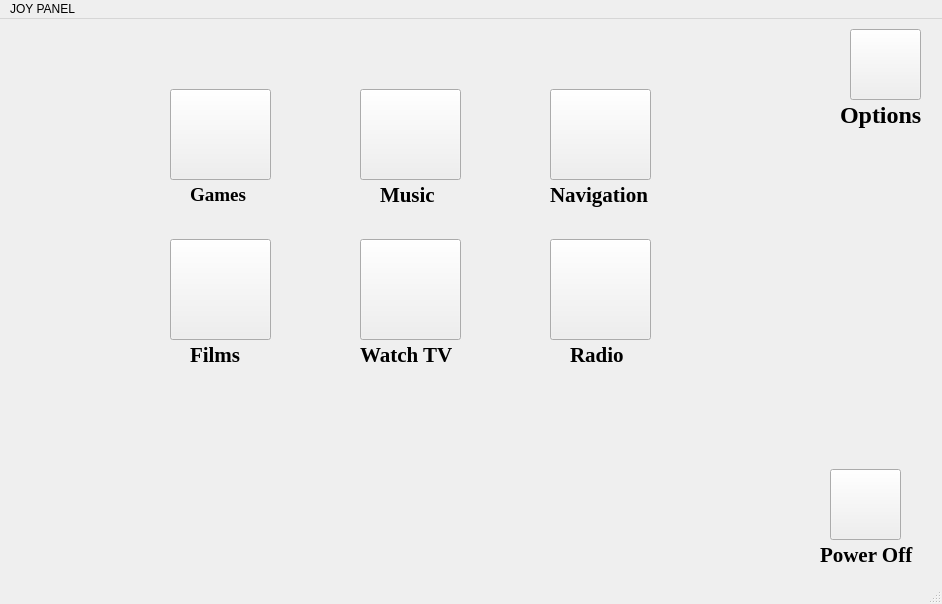
<?xml version="1.0" encoding="UTF-8"?>
<ui version="4.0">
 <class>MainWindow</class>
 <widget class="QMainWindow" name="MainWindow">
  <property name="geometry">
   <rect>
    <x>0</x>
    <y>0</y>
    <width>942</width>
    <height>604</height>
   </rect>
  </property>
  <property name="windowTitle">
   <string>MainWindow</string>
  </property>
  <widget class="QWidget" name="centralwidget">
   <widget class="QPushButton" name="optionsButton">
    <property name="geometry">
     <rect>
      <x>850</x>
      <y>10</y>
      <width>71</width>
      <height>71</height>
     </rect>
    </property>
    <property name="cursor">
     <cursorShape>PointingHandCursor</cursorShape>
    </property>
    <property name="focusPolicy">
     <enum>Qt::NoFocus</enum>
    </property>
    <property name="text">
     <string notr="true"/>
    </property>
    <property name="icon">
     <iconset>
      <selectedon>:/images/optionsGeneral.png</selectedon>
     </iconset>
    </property>
    <property name="iconSize">
     <size>
      <width>70</width>
      <height>70</height>
     </size>
    </property>
    <property name="autoDefault">
     <bool>false</bool>
    </property>
   </widget>
   <widget class="QLabel" name="optionsLabel">
    <property name="geometry">
     <rect>
      <x>840</x>
      <y>80</y>
      <width>91</width>
      <height>31</height>
     </rect>
    </property>
    <property name="font">
     <font>
      <family>Times New Roman</family>
      <pointsize>18</pointsize>
      <weight>75</weight>
      <bold>true</bold>
     </font>
    </property>
    <property name="text">
     <string>Options</string>
    </property>
   </widget>
   <widget class="QPushButton" name="navigationButton">
    <property name="geometry">
     <rect>
      <x>550</x>
      <y>70</y>
      <width>101</width>
      <height>91</height>
     </rect>
    </property>
    <property name="cursor">
     <cursorShape>PointingHandCursor</cursorShape>
    </property>
    <property name="text">
     <string/>
    </property>
    <property name="icon">
     <iconset>
      <selectedon>:/images/navigation.png</selectedon>
     </iconset>
    </property>
    <property name="iconSize">
     <size>
      <width>90</width>
      <height>90</height>
     </size>
    </property>
   </widget>
   <widget class="QPushButton" name="musicButton">
    <property name="geometry">
     <rect>
      <x>360</x>
      <y>70</y>
      <width>101</width>
      <height>91</height>
     </rect>
    </property>
    <property name="cursor">
     <cursorShape>PointingHandCursor</cursorShape>
    </property>
    <property name="text">
     <string/>
    </property>
    <property name="icon">
     <iconset>
      <selectedon>:/images/music.png</selectedon>
     </iconset>
    </property>
    <property name="iconSize">
     <size>
      <width>95</width>
      <height>95</height>
     </size>
    </property>
   </widget>
   <widget class="QPushButton" name="gamesButton">
    <property name="geometry">
     <rect>
      <x>170</x>
      <y>70</y>
      <width>101</width>
      <height>91</height>
     </rect>
    </property>
    <property name="cursor">
     <cursorShape>PointingHandCursor</cursorShape>
    </property>
    <property name="text">
     <string/>
    </property>
    <property name="icon">
     <iconset>
      <selectedon>:/images/games.png</selectedon>
     </iconset>
    </property>
    <property name="iconSize">
     <size>
      <width>90</width>
      <height>90</height>
     </size>
    </property>
   </widget>
   <widget class="QPushButton" name="filmsButton">
    <property name="geometry">
     <rect>
      <x>170</x>
      <y>220</y>
      <width>101</width>
      <height>101</height>
     </rect>
    </property>
    <property name="cursor">
     <cursorShape>PointingHandCursor</cursorShape>
    </property>
    <property name="text">
     <string/>
    </property>
    <property name="icon">
     <iconset>
      <selectedon>:/images/film.png</selectedon>
     </iconset>
    </property>
    <property name="iconSize">
     <size>
      <width>90</width>
      <height>90</height>
     </size>
    </property>
   </widget>
   <widget class="QPushButton" name="watchTvButton">
    <property name="geometry">
     <rect>
      <x>360</x>
      <y>220</y>
      <width>101</width>
      <height>101</height>
     </rect>
    </property>
    <property name="cursor">
     <cursorShape>PointingHandCursor</cursorShape>
    </property>
    <property name="text">
     <string/>
    </property>
    <property name="icon">
     <iconset>
      <selectedon>:/images/tv.png</selectedon>
     </iconset>
    </property>
    <property name="iconSize">
     <size>
      <width>90</width>
      <height>90</height>
     </size>
    </property>
   </widget>
   <widget class="QLabel" name="gamesLabel">
    <property name="geometry">
     <rect>
      <x>190</x>
      <y>160</y>
      <width>61</width>
      <height>31</height>
     </rect>
    </property>
    <property name="font">
     <font>
      <family>Times New Roman</family>
      <pointsize>14</pointsize>
      <weight>75</weight>
      <bold>true</bold>
     </font>
    </property>
    <property name="text">
     <string>Games</string>
    </property>
   </widget>
   <widget class="QLabel" name="musicLabel">
    <property name="geometry">
     <rect>
      <x>380</x>
      <y>160</y>
      <width>61</width>
      <height>31</height>
     </rect>
    </property>
    <property name="font">
     <font>
      <family>Times New Roman</family>
      <pointsize>16</pointsize>
      <weight>75</weight>
      <bold>true</bold>
     </font>
    </property>
    <property name="text">
     <string>Music</string>
    </property>
   </widget>
   <widget class="QPushButton" name="radioButton">
    <property name="geometry">
     <rect>
      <x>550</x>
      <y>220</y>
      <width>101</width>
      <height>101</height>
     </rect>
    </property>
    <property name="cursor">
     <cursorShape>PointingHandCursor</cursorShape>
    </property>
    <property name="text">
     <string/>
    </property>
    <property name="icon">
     <iconset>
      <selectedon>:/images/radio.png</selectedon>
     </iconset>
    </property>
    <property name="iconSize">
     <size>
      <width>90</width>
      <height>90</height>
     </size>
    </property>
   </widget>
   <widget class="QLabel" name="watchTvLabel">
    <property name="geometry">
     <rect>
      <x>360</x>
      <y>320</y>
      <width>101</width>
      <height>31</height>
     </rect>
    </property>
    <property name="font">
     <font>
      <family>Times New Roman</family>
      <pointsize>16</pointsize>
      <weight>75</weight>
      <bold>true</bold>
     </font>
    </property>
    <property name="text">
     <string>Watch TV</string>
    </property>
   </widget>
   <widget class="QLabel" name="filmsLabel">
    <property name="geometry">
     <rect>
      <x>190</x>
      <y>320</y>
      <width>61</width>
      <height>31</height>
     </rect>
    </property>
    <property name="font">
     <font>
      <family>Times New Roman</family>
      <pointsize>16</pointsize>
      <weight>75</weight>
      <bold>true</bold>
     </font>
    </property>
    <property name="text">
     <string>Films</string>
    </property>
   </widget>
   <widget class="QLabel" name="navigationLabel">
    <property name="geometry">
     <rect>
      <x>550</x>
      <y>160</y>
      <width>111</width>
      <height>31</height>
     </rect>
    </property>
    <property name="font">
     <font>
      <family>Times New Roman</family>
      <pointsize>16</pointsize>
      <weight>75</weight>
      <bold>true</bold>
     </font>
    </property>
    <property name="text">
     <string>Navigation</string>
    </property>
   </widget>
   <widget class="QLabel" name="radioLabel">
    <property name="geometry">
     <rect>
      <x>570</x>
      <y>320</y>
      <width>61</width>
      <height>31</height>
     </rect>
    </property>
    <property name="font">
     <font>
      <family>Times New Roman</family>
      <pointsize>16</pointsize>
      <weight>75</weight>
      <bold>true</bold>
     </font>
    </property>
    <property name="text">
     <string>Radio</string>
    </property>
   </widget>
   <widget class="QPushButton" name="powerOffButton">
    <property name="geometry">
     <rect>
      <x>830</x>
      <y>450</y>
      <width>71</width>
      <height>71</height>
     </rect>
    </property>
    <property name="cursor">
     <cursorShape>PointingHandCursor</cursorShape>
    </property>
    <property name="text">
     <string/>
    </property>
    <property name="icon">
     <iconset>
      <selectedon>:/images/poweroff.png</selectedon>
     </iconset>
    </property>
    <property name="iconSize">
     <size>
      <width>65</width>
      <height>65</height>
     </size>
    </property>
   </widget>
   <widget class="QLabel" name="label">
    <property name="geometry">
     <rect>
      <x>820</x>
      <y>520</y>
      <width>101</width>
      <height>31</height>
     </rect>
    </property>
    <property name="font">
     <font>
      <family>Times New Roman</family>
      <pointsize>16</pointsize>
      <weight>75</weight>
      <bold>true</bold>
     </font>
    </property>
    <property name="text">
     <string>Power Off</string>
    </property>
   </widget>
   <widget class="QLabel" name="timeLabel">
    <property name="geometry">
     <rect>
      <x>320</x>
      <y>430</y>
      <width>251</width>
      <height>71</height>
     </rect>
    </property>
    <property name="text">
     <string/>
    </property>
   </widget>
  </widget>
  <widget class="QMenuBar" name="menubar">
   <property name="geometry">
    <rect>
     <x>0</x>
     <y>0</y>
     <width>942</width>
     <height>21</height>
    </rect>
   </property>
   <widget class="QMenu" name="menuJOY_PANEL">
    <property name="title">
     <string>JOY PANEL</string>
    </property>
    <addaction name="actionAbout"/>
    <addaction name="actionCalendar"/>
   </widget>
   <addaction name="menuJOY_PANEL"/>
  </widget>
  <widget class="QStatusBar" name="statusbar"/>
  <action name="actionAbout">
   <property name="icon">
    <iconset resource="resource.qrc">
     <normaloff>:/images/about.png</normaloff>:/images/about.png</iconset>
   </property>
   <property name="text">
    <string>About</string>
   </property>
  </action>
  <action name="actionCalendar">
   <property name="icon">
    <iconset resource="resource.qrc">
     <normaloff>:/images/calendar.png</normaloff>:/images/calendar.png</iconset>
   </property>
   <property name="text">
    <string>Calendar</string>
   </property>
  </action>
 </widget>
 <resources>
  <include location="resource.qrc"/>
 </resources>
 <connections/>
</ui>
